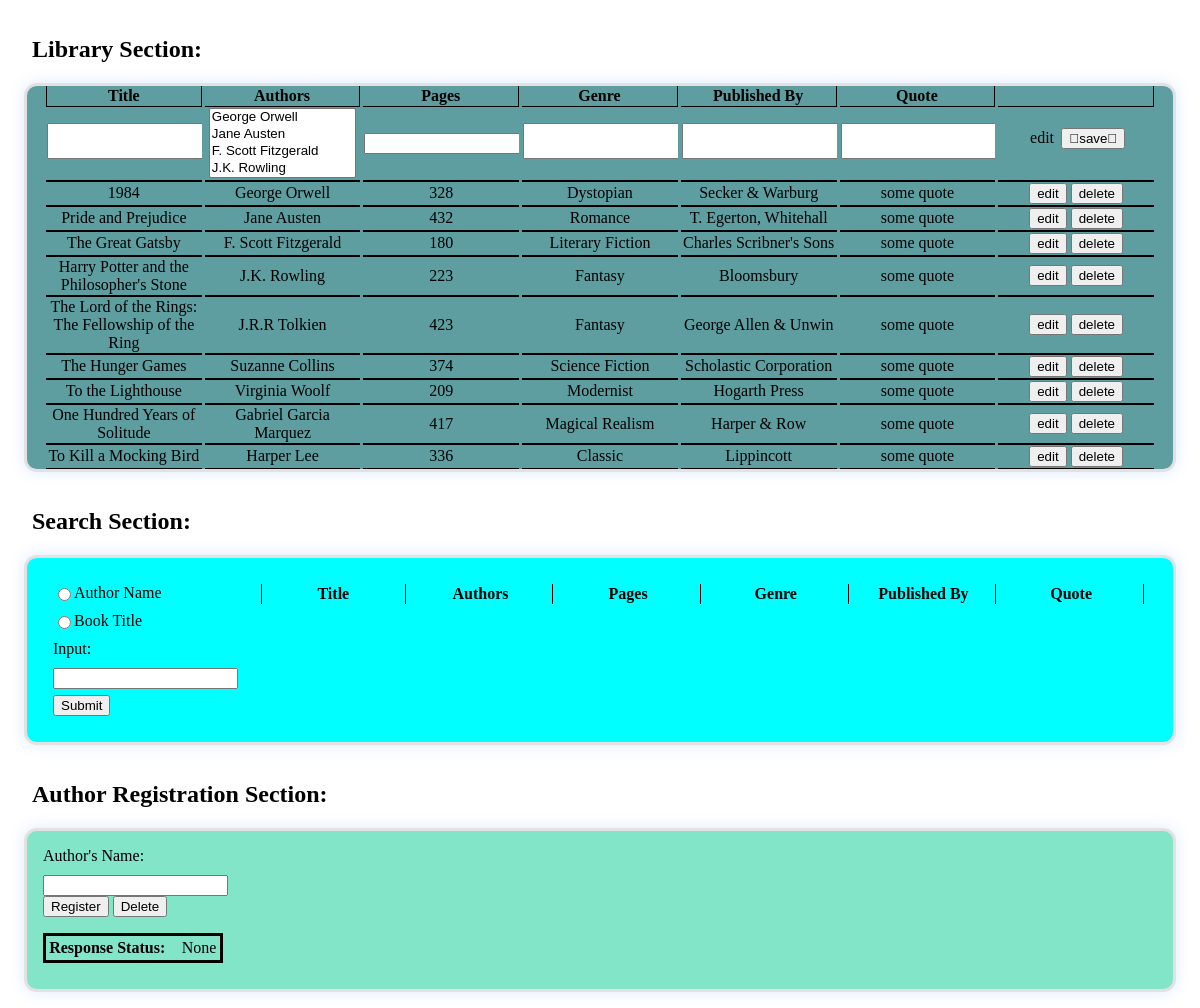
Page /testapp/ on the committed database.
### testapp/models.py (models this page shows, shortened)
class Book(models.Model):
    title = models.CharField(max_length=100, blank=False, unique=True)
    authors = models.ManyToManyField(Author, related_name="books")
    pages = models.IntegerField(validators=[MinValueValidator(1)]) # MinVal == 1
    genre = models.CharField(max_length=50, blank=False)
    published_by = models.CharField(max_length=100, blank=False)
    quote = models.CharField(max_length=200, blank=False)

class Author(models.Model):
    name = models.CharField(max_length=100, blank=False, unique=True)
    def __str__(self):
        return self.name

### testapp/views.py (the view, shortened to what this page needs)
# urls.py: path('', views.loadNsearchFunc, name="loadNsearchFunc"),
def loadNsearchFunc(request):
    context = {}
    books = Book.objects.all()
    context['books'] = books
    context['title'] = 'Home'
    context['trgtBooks'] = []
    context['authorRegStatus'] = request.session.get('authorRegStatus')
    context['editBookId'] = ''
    context['editBookId'] = -1
    if request.session.get('editBookId') != -1 and request.session.get('editBookId') != None: #case --> Edit btn clicked
        print(request.session.get('editBookId'))
        bothEditVals = request.session.get('editBookId').split()
        oldEdit = int(bothEditVals[0])
        newEdit = int(bothEditVals[1])
        if oldEdit != newEdit: # Populate Form
            context['editBookId'] = newEdit
            editBook = Book.objects.get(pk=newEdit)
            context['form'] = NewBookForm(instance=editBook)
        else:
            context['form'] = NewBookForm()
    else:
        context['form'] = NewBookForm()
    print("Edit Book:", context['editBookId'])
    return render(request, 'home.html', context)

### testapp/forms.py
class NewBookForm(forms.ModelForm):
    title = forms.CharField(widget=forms.Textarea(attrs={"cols": 0, "rows": 0}))
    authors = forms.ModelMultipleChoiceField(queryset=Author.objects.all())
    pages = forms.IntegerField()
    genre = forms.CharField(widget=forms.Textarea(attrs={"cols": 0, "rows": 0}))
    published_by = forms.CharField(widget=forms.Textarea(attrs={"cols": 0, "rows": 0}))
    quote = forms.CharField(widget=forms.Textarea(attrs={"cols": 0, "rows": 0}))
    class Meta:
        model = Book
        exclude = ()

### testapp/templates/home.html (shortened to what this page needs)
<!DOCTYPE html>
<html>
    <head>
        <link rel="stylesheet" href="../static/home.css">
    </head>
    <body>
        <h2>Library Section:</h2>
        <div class="upper-container">
            <table class="home-table">
                <form method="post" action="{% url 'saveFunc' %}">
                    <tr>
                        <th class="homet-headers0">Title</th>
                        <th class="homet-headers">Authors</th>
                        <th class="homet-headers">Pages</th>
                        <th class="homet-headers">Genre</th>
                        <th class="homet-headers">Published By</th>
                        <th class="homet-headers">Quote</th>
                        <th class="homet-headers"></th>
                    </tr>
                    <tr class="homet-forms">
                        {%for field in form%}
                            <td>{{field}}</td>
                        {%endfor%}
                        <td>
                            {% if  editBookId == -1 %}
                                <label class="upper-edit-indicator">edit</label>
                                <button class="upper-save-btn" name="save">&#20;save&#20;</button>
                            {% else %}
                                <label class="upper-edit-indicator active-edit">edit</label>
                                <button class="upper-save-btn" name="edit-save">&#20;save&#20;</button>
                            {% endif %}
                        </td>
                    </tr>
                </form>
                <form method="post" action="{% url 'deleteFunc' %}">
                    {%for book in books%}
                    <tr>
                        <td>{{book.title}}</td>
                        <td>
                            {% for author in book.authors.all %}
                                {{author.name}}
                            {% endfor %}
                        </td>
                        <td>{{book.pages}}</td>
                        <td>{{book.genre}}</td>
                        <td>{{book.published_by}}</td>
                        <td>{{book.quote}}</td>
                        <td>
                            {% if  book.id == editBookId %}
                                <button class="active-edit" value=" {{editBookId}} {{book.id}}" formnovalidate name="edit">edit</button>
                            {% else %}
                                <button value=" {{editBookId}} {{book.id}}" formnovalidate name="edit">edit</button>
                            {% endif %}
                            <button value="{{book.id}}" formnovalidate name="delete">delete</button>
                        </td>
                    </tr>
                    {%endfor%}
                </form>
            </table>
        </div>
        <h2>Search Section:</h2>
        <div class="middle-container">
            <div class="column">
                <form class="form-container" method="get" action="{% url 'loadNsearchFunc' %}">
                    <label>
                        <input type="radio" name="radio1" value="author">Author Name
                    </label>
                    <label>
                        <input type="radio" name="radio1" value="book">Book Title
                    </label>
                    <label for="search-value">Input:</label>
                    <input type="text" id="search-value" name="search-value" required>
                    <button class="search-save-btn" type="submit">Submit</button>
                </form>
            </div>
            <div class="column">
                <table class="table-container">
                    <thead>
                        <tr>
                        <th class="homet-headers0">Title</th>
                        <th class="homet-headers">Authors</th>
                        <th class="homet-headers">Pages</th>
                        <th class="homet-headers">Genre</th>
                        <th class="homet-headers">Published By</th>
                        <th class="homet-headers">Quote</th>
                        </tr>
                    </thead>
                </table>
            </div>
        </div>
        <h2>Author Registration Section:</h2>
        <div class="lower-container">
            <form class="form-container" method="post" action="{% url 'regAuthorFunc' %}">
                <label for="author-name">Author's Name:</label>
                <div class="lower-btn-container">
                    <input type="text" id="author-name" name="author-name" required>
                    <button name="register" type="submit">Register</button>
                    <button name="delete" type="submit">Delete</button>
                </div>
                <label class="response-status">
                    <b>Response Status:</b> &#20; {{authorRegStatus}}
                </label>
            </form>
        </div>
    </body>
</html>

### testapp/static/home.css (style rules this page uses)
.upper-container { background-color: cadetblue; margin: 1rem; padding-left: 1rem; padding-right: 1rem; border-radius: 0.8rem; border-style: solid; border-color: #e3e1e1; box-shadow: 0 0px 15px rgba(56, 125, 255, 0.17); }
.home-table { border-spacing: 3px 0; table-layout: fixed; width: 100%; height: 100%; }
td { width:0.1%; border-top: 1.5px groove; border-bottom: 1.5px groove; border-color: black; text-align: center; font-weight:500; overflow-x: auto; overflow: hidden; }
.upper-save-btn { display: inline-block; }
.upper-edit-indicator { border-radius: 0.1rem; padding: 0.2rem; display: inline-block; }
.homet-headers0 { border-right: 1.5px groove black; border-left: 1.5px groove black; border-top: none; font-weight:700; }
.homet-headers { border-right: 1.5px groove black; border-top: none; font-weight:700; }
.middle-container { background-color: aqua; display: flex; flex-direction: row; align-items: flex-start; border-radius: 0.8rem; border-style: solid; padding: 1rem; margin: 1rem; border-color: #e3e1e1; box-shadow: 0 0px 15px rgba(56, 125, 255, 0.17); }
.form-container { display: block; width: 20%; }
.table-container { border-spacing: 3px 0; table-layout: fixed; width: 100%; height: 100%; }
.search-save-btn { margin-top: 0.4rem; }
label { display: flex; align-items: center; margin-bottom: 10px; white-space: nowrap; }
.column { padding: 10px; }
h2 { margin-left: 1.5rem; padding-top: 1rem; }
.lower-container { background-color: rgb(131, 229, 200); margin: 1rem; padding: 1rem; border-radius: 0.8rem; border-style: solid; border-color: #e3e1e1; box-shadow: 0 0px 15px rgba(56, 125, 255, 0.17); }
.response-status { margin-top: 1rem; border: solid; width: fit-content; padding: 0.2rem; }

### rows in the picture
Book: title "1984", pages "328", genre "Dystopian", published_by "Secker & Warburg", quote "some quote", {{ editBookId }} -1 (drawn), {{ book.id }} 2 (drawn)
Author: name "George Orwell"
Book: title "Pride and Prejudice", pages "432", genre "Romance", published_by "T. Egerton, Whitehall", quote "some quote", {{ editBookId }} -1 (drawn), {{ book.id }} 10 (drawn)
Author: name "Jane Austen"
Book: title "The Great Gatsby", pages "180", genre "Literary Fiction", published_by "Charles Scribner's Sons", quote "some quote", {{ editBookId }} -1 (drawn), {{ book.id }} 11 (drawn)
Author: name "F. Scott Fitzgerald"
Book: title "Harry Potter and the Philosopher's Stone", pages "223", genre "Fantasy", published_by "Bloomsbury", quote "some quote", {{ editBookId }} -1 (drawn), {{ book.id }} 12 (drawn)
Author: name "J.K. Rowling"
Book: title "The Lord of the Rings: The Fellowship of the Ring", pages "423", genre "Fantasy", published_by "George Allen & Unwin", quote "some quote", {{ editBookId }} -1 (drawn), {{ book.id }} 13 (drawn)
Author: name "J.R.R Tolkien"
Book: title "The Hunger Games", pages "374", genre "Science Fiction", published_by "Scholastic Corporation", quote "some quote", {{ editBookId }} -1 (drawn), {{ book.id }} 15 (drawn)
Author: name "Suzanne Collins"
Book: title "To the Lighthouse", pages "209", genre "Modernist", published_by "Hogarth Press", quote "some quote", {{ editBookId }} -1 (drawn), {{ book.id }} 17 (drawn)
Author: name "Virginia Woolf"
Book: title "One Hundred Years of Solitude", pages "417", genre "Magical Realism", published_by "Harper & Row", quote "some quote", {{ editBookId }} -1 (drawn), {{ book.id }} 18 (drawn)
Author: name "Gabriel Garcia Marquez"
Book: title "To Kill a Mocking Bird", pages "336", genre "Classic", published_by "Lippincott", quote "some quote", {{ editBookId }} -1 (drawn), {{ book.id }} 60 (drawn)
Author: name "Harper Lee"

### other values in the picture
{{ authorRegStatus }} "None"
